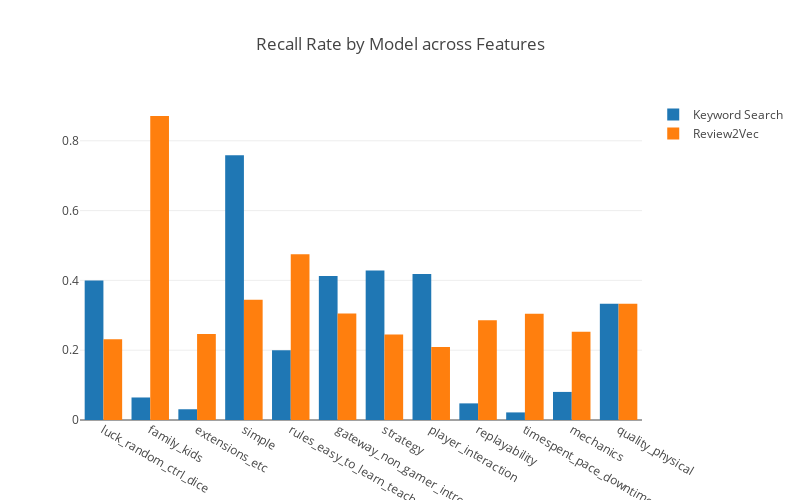

Source (notebook cell):
### Code cell
# Set up plotly for offline and in jupyter nb:
import plotly
import plotly.graph_objs as go
plotly.offline.init_notebook_mode(connected=True)


trace1 = go.Bar(x=valid_metrics_df_keyword.handlabel_name, 
                y=valid_metrics_df_keyword['recall'], 
                name='Keyword Search')
trace2 = go.Bar(x=valid_metrics_df_r2v.handlabel_name, 
                y=valid_metrics_df_r2v['recall'], 
                name='Review2Vec')
#trace3 = go.Bar(x=pv.index, y=pv[('Quantity', 'presented')], name='Presented')
#trace4 = go.Bar(x=pv.index, y=pv[('Quantity', 'won')], name='Won')

data = [trace1, trace2]
layout = go.Layout(
    title='Recall Rate by Model across Features',
    barmode='group',
    autosize=False,
    width=800,
    height=500
#     margin=go.Margin(
#         l=50,
#         r=50,
#         b=100,
#         t=100,
#         pad=4
    )
# layout = go.Layout(
#     barmode='group'
# )
validation_fig = go.Figure(data=data, layout=layout)
plotly.offline.iplot(validation_fig)
# ({
#     "data": [go.Scatter(x=[1, 2, 3, 4], y=[4, 3, 2, 1])],
#     "layout": go.Layout(title="hello world")
# })


# validation_fig = go.Figure(data=data, layout=layout)
# py.iplot(validation_fig, filename='graph_validation_recall')

### Figure 1 — Plotly figure (JSON) as saved in the notebook; plotly's stock layout.template omitted (floating-point values rounded to 4 significant figures)
{"data": [{"name": "Keyword Search", "type": "bar", "x": ["luck_random_ctrl_dice", "family_kids", "extensions_etc", "simple", "rules_easy_to_learn_teach", "gateway_non_gamer_intro", "strategy", "player_interaction", "replayability", "timespent_pace_downtime_waiting", "mechanics", "quality_physical"], "y": [0.4, 0.06452, 0.03077, 0.7586, 0.2, 0.4122, 0.4286, 0.4186, 0.04762, 0.02174, 0.08046, 0.3333]}, {"name": "Review2Vec", "type": "bar", "x": ["luck_random_ctrl_dice", "family_kids", "extensions_etc", "simple", "rules_easy_to_learn_teach", "gateway_non_gamer_intro", "strategy", "player_interaction", "replayability", "timespent_pace_downtime_waiting", "mechanics", "quality_physical"], "y": [0.2316, 0.871, 0.2462, 0.3448, 0.475, 0.3053, 0.2449, 0.2093, 0.2857, 0.3043, 0.2529, 0.3333]}], "layout": {"autosize": false, "barmode": "group", "height": 500, "title": "Recall Rate by Model across Features", "width": 800}}
